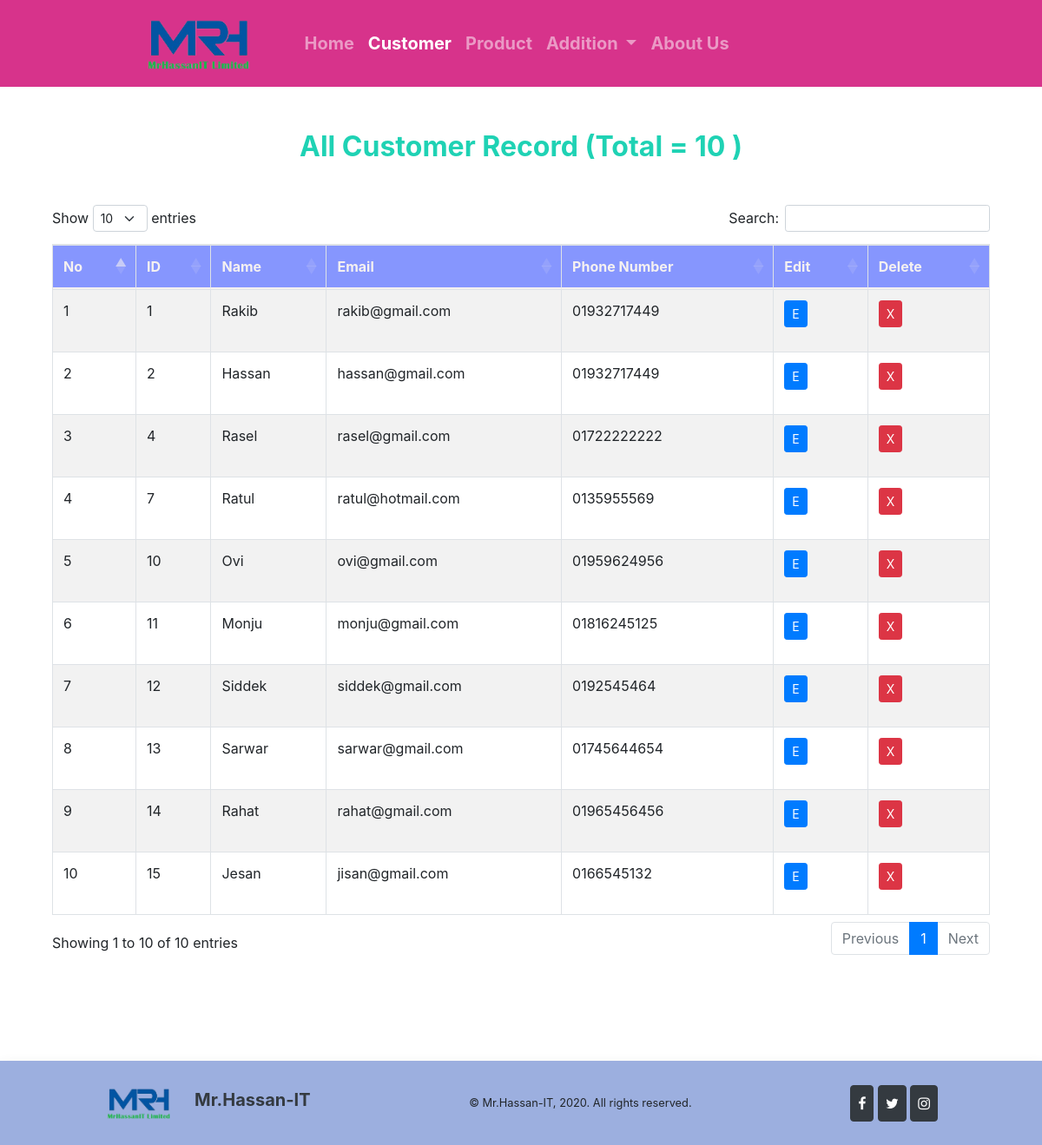
The page /display-customer on the database its author committed.
### M_t_M/models.py (models this page shows, shortened)
class Customer(models.Model):
    cus_name = models.CharField(max_length=100, null=False)
    cus_email = models.EmailField(unique=True, null=False)
    cus_mobile = models.CharField(max_length=100, null=False)

### M_t_M/views.py (the view, shortened to what this page needs)
# urls.py: path('display-customer', display_customer, name="display_customer"),
def display_customer(request):
    customers = Customer.objects.all()
    data = {
        'customers':customers,
        'total':customers.count(),
    }
    return render(request, 'Customer.html', data)

### templates/Customer.html (shortened to what this page needs)
{% extends 'base.html' %}
{% block c_active %} active {% endblock c_active %}
{% block css %}
    <link href="https://cdnjs.cloudflare.com/ajax/libs/twitter-bootstrap/4.5.2/css/bootstrap.css" rel="stylesheet" id="bootstrap-css">
    <link href="https://cdn.datatables.net/1.13.4/css/dataTables.bootstrap4.min.css" rel="stylesheet" id="bootstrap-css">
{% endblock css %}
{% block body %}
    <div class="col-md-12 mb-5">
        <h2 class="text-center mb-5" style="margin-top: 50px; color: #1fd2b4;">
            <b>All Customer Record (Total = {{total}} )</b>
        </h2>
        <div class="table-responsive">
            <table id="student_table" class="table table-striped table-bordered" style="width:100%">
                <thead style="background-color: #8696FE; color: #f5f1f1;">
                    <tr>
                        <th>No</th>
                        <th>ID</th>
                        <th>Name</th>
                        <th>Email</th>
                        <th>Phone Number</th>
                        <th>Edit</th>
                        <th>Delete</th>
                    </tr>
                </thead>
                <tbody>
                    {% for cus in customers %}
                    <tr>
                        <td>{{forloop.counter}}</td>
                        <td>{{cus.id}}</td>
                        <td>{{cus.cus_name}}</td>
                        <td>{{cus.cus_email}}</td>
                        <td>{{cus.cus_mobile}}</td>
                        <td>
                            <form action="{% url 'edit_customer' %}" method="POST">
                                <button type="submit" class="btn btn-primary btn-sm" name="edit">
                                    <span class="glyphicon glyphicon-pencil">E</span>
                                </button>
                            </form>
                        </td>
                        <td>
                            <p data-placement="top" data-toggle="tooltip" title="Delete">
                                <button type="button" class="btn btn-danger btn-sm" data-toggle="modal" data-target="#delete-{{forloop.counter}}">
                                    <span class="glyphicon glyphicon-trash">X</span>
                                </button>
                            </p>
                        </td>
                    </tr>
                    {% endfor %}
                </tbody>
            </table>
        </div>
    </div>
{% endblock body %}

### templates/base.html (shortened to what this page needs)
<!doctype html>
{% load static %}
<html lang="en">
  <head>
    <link href="https://cdn.jsdelivr.net/npm/bootstrap@5.0.2/dist/css/bootstrap.min.css" rel="stylesheet">
    <link rel="stylesheet" href="https://cdn.jsdelivr.net/npm/bootstrap@4.6.2/dist/css/bootstrap.min.css">
    <link rel="stylesheet" href="https://cdnjs.cloudflare.com/ajax/libs/font-awesome/4.7.0/css/font-awesome.min.css" />
    {% block css %}
    {% endblock css %}
  </head>
  <body>
    <nav class="navbar navbar-expand-lg navbar-dark" style="background-color: rgb(215, 51, 139); height: 100px;">
      <div class="container-fluid">
        <a href="{% url 'home' %}">
          <img alt="logo" src="{% static 'img\logo\MrHassanIT_Logo-removebg.png' %}" width="130px" style="margin-left: 15rch;" />
        </a>
        <div class="collapse navbar-collapse ml-5" id="navbarNavDropdown">
          <ul class="navbar-nav">
            <li class="nav-item">
              <a class="nav-link {% block h_active %} {% endblock h_active %} fs-5 fw-bold" aria-current="page" href="{% url 'home' %}">
                Home
              </a>
            </li>
            <li class="nav-item">
              <a class="nav-link {% block c_active %} {% endblock c_active %} fs-5 fw-bold" href="{% url 'display_customer' %}">
                Customer
              </a>
            </li>
            <li class="nav-item">
              <a class="nav-link {% block p_active %} {% endblock p_active %} fs-5 fw-bold" href="{% url 'display_product' %}">
                Product
              </a>
            </li>
            <li class="nav-item dropdown">
              <a class="nav-link dropdown-toggle {% block a_active %} {% endblock a_active %} fs-5 fw-bold" id="navbarDropdownMenuLink" role="button" data-bs-toggle="dropdown" aria-expanded="false">
                Addition
              </a>
            </li>
            <li class="nav-item">
              <a class="nav-link {% block ab_active %} {% endblock ab_active %} fs-5 fw-bold" href="{% url 'AboutUs' %}">
                About Us
              </a>
            </li>
          </ul>
        </div>
      </div>
    </nav>
    <div class="container">
    {% block body %}
    {% endblock body %}
    </div>
  <div style="bottom: 0;">
    <div class="blockcode" style="margin-top: 10%; background-color: rgb(156, 175, 223);">
      <footer class="shadow">
        <div
          class="d-flex justify-content-between align-items-center mx-auto py-4 flex-wrap"
          style="width: 80%;"
        >
          <a href="{% url 'home' %}" class="d-flex align-items-center p-0 text-dark">
            <img alt="logo" src="{% static 'img\logo\MrHassanIT_Logo-removebg.png' %}" width="80px" />
            <span class="ms-4 h5 font-weight-bold">Mr.Hassan-IT</span>
          </a>
          <small>&copy; Mr.Hassan-IT, 2020. All rights reserved.</small>
          <div>
            <button class="btn btn-dark btn-flat p-2">
              <i class="fa fa-facebook"></i>
            </button>
            <button class="btn btn-dark btn-flat p-2">
              <i class="fa fa-twitter"></i>
            </button>
            <button class="btn btn-dark btn-flat p-2">
              <i class="fa fa-instagram"></i>
            </button>
          </div>
        </div>
      </footer>
    </div>
  </div>
  </body>
</html>

### rows shown on the page
Customer: id "1", cus_name "Rakib", cus_email "rakib@gmail.com", cus_mobile "01932717449"
Customer: id "2", cus_name "Hassan", cus_email "hassan@gmail.com", cus_mobile "01932717449"
Customer: id "4", cus_name "Rasel", cus_email "rasel@gmail.com", cus_mobile "01722222222"
Customer: id "7", cus_name "Ratul", cus_email "ratul@hotmail.com", cus_mobile "0135955569"
Customer: id "10", cus_name "Ovi", cus_email "ovi@gmail.com", cus_mobile "01959624956"
Customer: id "11", cus_name "Monju", cus_email "monju@gmail.com", cus_mobile "01816245125"
Customer: id "12", cus_name "Siddek", cus_email "siddek@gmail.com", cus_mobile "0192545464"
Customer: id "13", cus_name "Sarwar", cus_email "sarwar@gmail.com", cus_mobile "01745644654"
Customer: id "14", cus_name "Rahat", cus_email "rahat@gmail.com", cus_mobile "01965456456"
Customer: id "15", cus_name "Jesan", cus_email "jisan@gmail.com", cus_mobile "0166545132"

### other values the page prints
{{ total }} "10"
